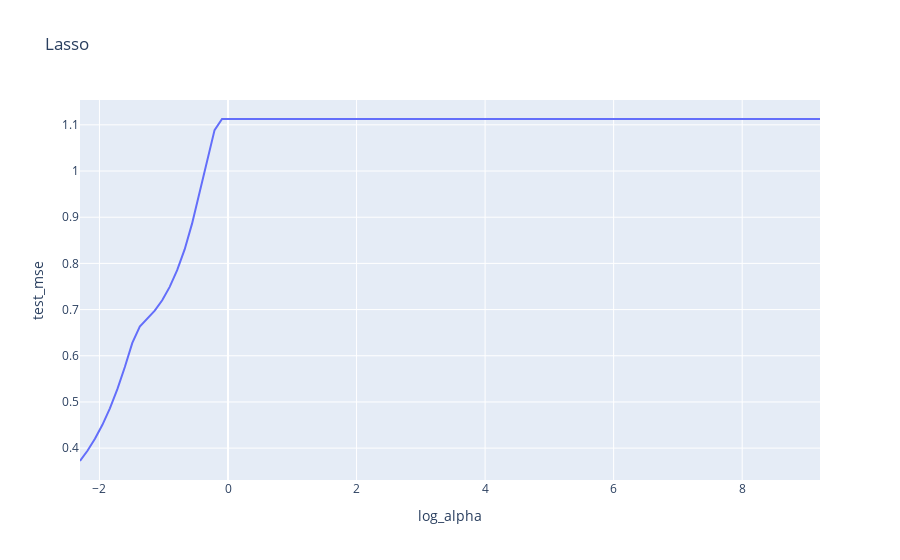

Write notebook code for a chart like this one.
### Code cell
# use 10-fold cross-validation to select the best lambda (alpha) value for the lasso regression model

# define the alpha values to test
# note that the start/stop values in the first two arguments are the exponents
alphas = np.logspace(-1, 4, 100)

# create an empty list to store the cross-validation scores
lasso_cv_scores = []

# create a for loop to compute the cross-validation score for each alpha value
for alpha in alphas:
    lasso = Lasso(alpha=alpha)
    lasso_cv = cross_validate(estimator=lasso,
                              X=X_std,
                              y=y,
                              cv=10,
                              scoring='neg_root_mean_squared_error')
    lasso_cv_scores.append({'alpha': alpha,
                            'log_alpha': np.log(alpha),
                            'test_mse': -np.mean(lasso_cv['test_score'])})

# convert the cross-validation scores into a data frame
lasso_cv_scores_df = pd.DataFrame(lasso_cv_scores)

# plot the cross-validation scores as a function of alpha
px.line(lasso_cv_scores_df,
        x='log_alpha',
        y='test_mse',
        title='Lasso')

### Figure 1 — Plotly figure (JSON) as saved in the notebook; plotly's stock layout.template omitted (floating-point values rounded to 4 significant figures)
{"data": [{"hovertemplate": "log_alpha=%{x}<br>test_mse=%{y}<extra></extra>", "legendgroup": "", "line": {"color": "#636efa", "dash": "solid"}, "marker": {"symbol": "circle"}, "mode": "lines", "name": "", "orientation": "v", "showlegend": false, "type": "scatter", "x": [-2.303, -2.186, -2.07, -1.954, -1.837, -1.721, -1.605, -1.489, -1.372, -1.256, -1.14, -1.023, -0.9071, -0.7908, -0.6745, -0.5582, -0.4419, -0.3256, -0.2093, -0.09303, 0.02326, 0.1396, 0.2558, 0.3721, 0.4884, 0.6047, 0.721, 0.8373, 0.9536, 1.07, 1.186, 1.302, 1.419, 1.535, 1.651, 1.768, 1.884, 2.0, 2.117, 2.233, 2.349, 2.465, 2.582, 2.698, 2.814, 2.931, 3.047, 3.163, 3.279, 3.396, 3.512, 3.628, 3.745, 3.861, 3.977, 4.093, 4.21, 4.326, 4.442, 4.559, 4.675, 4.791, 4.908, 5.024, 5.14, 5.256, 5.373, 5.489, 5.605, 5.722, 5.838, 5.954, 6.07, 6.187, 6.303, 6.419, 6.536, 6.652, 6.768, 6.884, 7.001, 7.117, 7.233, 7.35, 7.466, 7.582, 7.699, 7.815, 7.931, 8.047, 8.164, 8.28, 8.396, 8.513, 8.629, 8.745, 8.861, 8.978, 9.094, 9.21], "xaxis": "x", "y": [0.3721, 0.3944, 0.4202, 0.4505, 0.4861, 0.5277, 0.5757, 0.6279, 0.6634, 0.6809, 0.6978, 0.7203, 0.7492, 0.7853, 0.8302, 0.8866, 0.9528, 1.021, 1.089, 1.113, 1.113, 1.113, 1.113, 1.113, 1.113, 1.113, 1.113, 1.113, 1.113, 1.113, 1.113, 1.113, 1.113, 1.113, 1.113, 1.113, 1.113, 1.113, 1.113, 1.113, 1.113, 1.113, 1.113, 1.113, 1.113, 1.113, 1.113, 1.113, 1.113, 1.113, 1.113, 1.113, 1.113, 1.113, 1.113, 1.113, 1.113, 1.113, 1.113, 1.113, 1.113, 1.113, 1.113, 1.113, 1.113, 1.113, 1.113, 1.113, 1.113, 1.113, 1.113, 1.113, 1.113, 1.113, 1.113, 1.113, 1.113, 1.113, 1.113, 1.113, 1.113, 1.113, 1.113, 1.113, 1.113, 1.113, 1.113, 1.113, 1.113, 1.113, 1.113, 1.113, 1.113, 1.113, 1.113, 1.113, 1.113, 1.113, 1.113, 1.113], "yaxis": "y"}], "layout": {"legend": {"tracegroupgap": 0}, "title": {"text": "Lasso"}, "xaxis": {"anchor": "y", "domain": [0, 1], "title": {"text": "log_alpha"}}, "yaxis": {"anchor": "x", "domain": [0, 1], "title": {"text": "test_mse"}}}}
